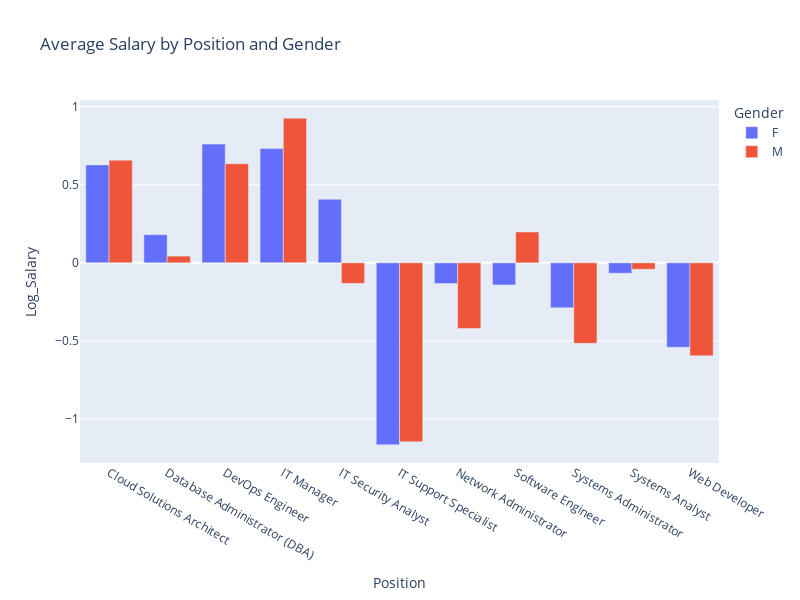

This figure's notebook cell:
### Markdown cell above
#### A bar chart to show the average salary distribution across different positions and genders.

### Code cell
avg_salary = df.groupby(['Position', 'Gender'])['Log_Salary'].mean().reset_index()

fig = px.bar(avg_salary, x='Position', y='Log_Salary', color='Gender',
             barmode='group',
             title='Average Salary by Position and Gender')
fig.update_layout(height=600, width=800)
fig.show()

### Figure 1 — Plotly figure (JSON) as saved in the notebook; plotly's stock layout.template omitted (floating-point values rounded to 4 significant figures)
{"data": [{"alignmentgroup": "True", "hovertemplate": "Gender=F<br>Position=%{x}<br>Log_Salary=%{y}<extra></extra>", "legendgroup": "F", "marker": {"color": "#636efa", "pattern": {"shape": ""}}, "name": "F", "offsetgroup": "F", "orientation": "v", "showlegend": true, "textposition": "auto", "type": "bar", "x": ["Cloud Solutions Architect", "Database Administrator (DBA)", "DevOps Engineer", "IT Manager", "IT Security Analyst", "IT Support Specialist", "Network Administrator", "Software Engineer", "Systems Administrator", "Systems Analyst", "Web Developer"], "xaxis": "x", "y": [0.6271, 0.1804, 0.7602, 0.7315, 0.407, -1.166, -0.1325, -0.1418, -0.2883, -0.06642, -0.5408], "yaxis": "y"}, {"alignmentgroup": "True", "hovertemplate": "Gender=M<br>Position=%{x}<br>Log_Salary=%{y}<extra></extra>", "legendgroup": "M", "marker": {"color": "#EF553B", "pattern": {"shape": ""}}, "name": "M", "offsetgroup": "M", "orientation": "v", "showlegend": true, "textposition": "auto", "type": "bar", "x": ["Cloud Solutions Architect", "Database Administrator (DBA)", "DevOps Engineer", "IT Manager", "IT Security Analyst", "IT Support Specialist", "Network Administrator", "Software Engineer", "Systems Administrator", "Systems Analyst", "Web Developer"], "xaxis": "x", "y": [0.6574, 0.04294, 0.6344, 0.9264, -0.1318, -1.146, -0.4203, 0.1978, -0.5155, -0.0411, -0.5955], "yaxis": "y"}], "layout": {"barmode": "group", "height": 600, "legend": {"title": {"text": "Gender"}, "tracegroupgap": 0}, "title": {"text": "Average Salary by Position and Gender"}, "width": 800, "xaxis": {"anchor": "y", "domain": [0, 1], "title": {"text": "Position"}}, "yaxis": {"anchor": "x", "domain": [0, 1], "title": {"text": "Log_Salary"}}}}
